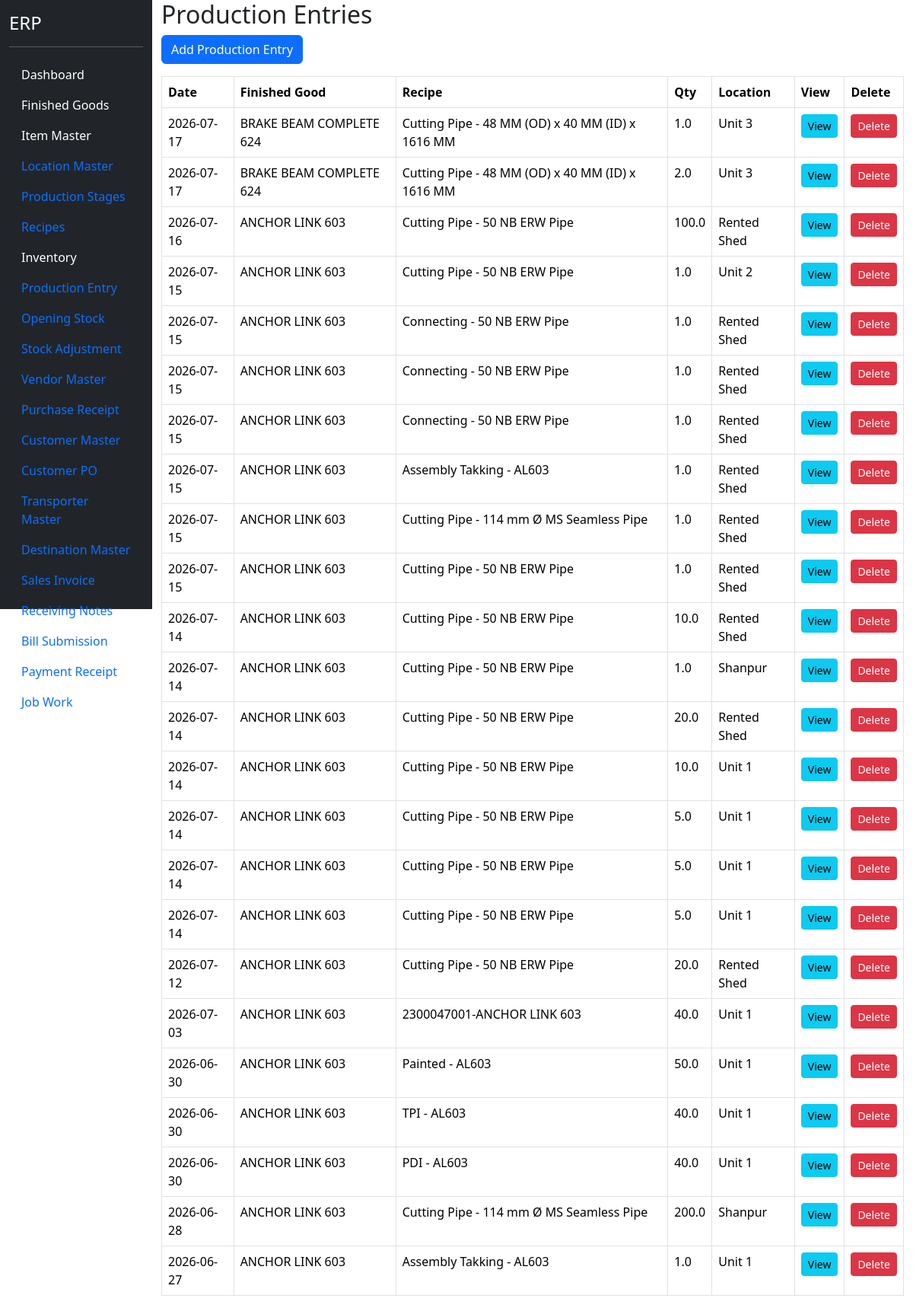
The page /production (signed in) on the database its author committed.
### models.py (models this page shows)
class ProductionEntry(db.Model):
    __tablename__ = "production_entry"
    id = db.Column(
        db.Integer,
        primary_key=True
    )
    production_date = db.Column(
        db.Date,
        nullable=False
    )
    recipe_id = db.Column(
        db.Integer,
        db.ForeignKey("recipe_header.id"),
        nullable=False
    )
    production_qty = db.Column(
        db.Float,
        nullable=False
    )
    location_id = db.Column(
        db.Integer,
        db.ForeignKey("location_master.id"),
        nullable=False
    )
    remarks = db.Column(
        db.String(500)
    )
    recipe = db.relationship(
        "RecipeHeader"
    )
    location = db.relationship(
        "LocationMaster"
    )
    details = db.relationship(
    "ProductionEntryDetail",
    backref="production_entry",
    cascade="all, delete-orphan"
    )

class FinishedGood(db.Model):
    __tablename__ = "finished_goods"
    id = db.Column(db.Integer, primary_key=True)
    fg_code = db.Column(
        db.String(50),
        unique=True,
        nullable=False
    )
    fg_name = db.Column(
        db.String(200),
        nullable=False
    )
    pl_number = db.Column(
        db.String(100),
        nullable=True
    )
    uvam_reference = db.Column(
        db.String(500),
        nullable=True
    )
    items = db.relationship(
    "ItemMaster",
    backref="finished_good",
    lazy=True
    )
    active = db.Column(
        db.Boolean,
        default=True
    )

class RecipeHeader(db.Model):
    __tablename__ = "recipe_header"
    id = db.Column(
        db.Integer,
        primary_key=True
    )
    output_item_id = db.Column(
        db.Integer,
        db.ForeignKey("item_master.id"),
        nullable=False
    )
    output_qty = db.Column(
        db.Float,
        nullable=False,
        default=1
    )
    recipe_name = db.Column(
        db.String(200)
    )
    production_stage_id = db.Column(
        db.Integer,
        db.ForeignKey(
            "production_stage_master.id"
        )
    )
    active = db.Column(
        db.Boolean,
        default=True
    )
    output_item = db.relationship(
        "ItemMaster"
    )
    production_stage = db.relationship(
        "ProductionStageMaster"
    )
    inputs = db.relationship(
    "RecipeInput",
    backref="recipe",
    cascade="all, delete-orphan"
    )
    byproducts = db.relationship(
    "RecipeByProduct",
    backref="recipe",
    cascade="all, delete-orphan"
    )

class LocationMaster(db.Model):
    __tablename__ = "location_master"
    id = db.Column(
        db.Integer,
        primary_key=True
    )
    location_code = db.Column(
        db.String(20),
        unique=True,
        nullable=False
    )
    location_name = db.Column(
        db.String(100),
        nullable=False
    )
    active = db.Column(
        db.Boolean,
        default=True
    )

### blueprints/masters/routes.py (the view)
@masters_bp.route("/production")
@login_required
def production():
    production_list = ProductionEntry.query.order_by(
        ProductionEntry.production_date.desc()
    ).all()
    return render_template(
        "production.html",
        production_list=production_list
    )

### app.py (called while the page is built)
@login_manager.user_loader
def load_user(user_id):
    return User.query.get(int(user_id))

### templates/production.html (shortened to what this page needs)
{% extends "base.html" %}
{% block content %}
<h2>
</h2>
<a
    href="/production/add"
    class="btn btn-primary mb-3">
    Add Production Entry
</a>
<table class="table table-bordered">
    <thead>
        <tr>
            <th>Date</th>
            <th>Finished Good</th>
            <th>Recipe</th>
            <th>Qty</th>
            <th>Location</th>
            <th>View</th>
            <th>Delete</th>
        </tr>
    </thead>
    <tbody>
    {% for row in production_list %}
        <tr>
            <td>
                {{ row.production_date }}
            </td>
             <td>
                {{ row.recipe.output_item.finished_good.fg_name }}
            </td>
            <td>
                {{ row.recipe.recipe_name }}
            </td>
            <td>
                {{ row.production_qty }}
            </td>
            <td>
                {{ row.location.location_name }}
            </td>
            <td>
                <a
                    href="/production/view/{{ row.id }}"
                    class="btn btn-info btn-sm">
                    View
                </a>
            </td>
            <td>
                <button
                    type="button"
                    class="btn btn-danger btn-sm delete-btn"
                    data-id="{{ row.id }}">
                    Delete
                </button>
            </td>
        </tr>
    {% endfor %}
    </tbody>
</table>
{% endblock %}

### rows shown on the page
ProductionEntry: production_date "2026-07-17", recipe.output_item.finished_good.fg_name "BRAKE BEAM COMPLETE 624", recipe.recipe_name "Cutting Pipe - 48 MM (OD) x 40 MM (ID) x 1616 MM", production_qty "1.0", location.location_name "Unit 3"
ProductionEntry: production_date "2026-07-17", recipe.output_item.finished_good.fg_name "BRAKE BEAM COMPLETE 624", recipe.recipe_name "Cutting Pipe - 48 MM (OD) x 40 MM (ID) x 1616 MM", production_qty "2.0", location.location_name "Unit 3"
ProductionEntry: production_date "2026-07-16", recipe.output_item.finished_good.fg_name "ANCHOR LINK 603", recipe.recipe_name "Cutting Pipe - 50 NB ERW Pipe", production_qty "100.0", location.location_name "Rented Shed"
ProductionEntry: production_date "2026-07-15", recipe.output_item.finished_good.fg_name "ANCHOR LINK 603", recipe.recipe_name "Cutting Pipe - 50 NB ERW Pipe", production_qty "1.0", location.location_name "Unit 2"
ProductionEntry: production_date "2026-07-15", recipe.output_item.finished_good.fg_name "ANCHOR LINK 603", recipe.recipe_name "Connecting - 50 NB ERW Pipe", production_qty "1.0", location.location_name "Rented Shed"
ProductionEntry: production_date "2026-07-15", recipe.output_item.finished_good.fg_name "ANCHOR LINK 603", recipe.recipe_name "Connecting - 50 NB ERW Pipe", production_qty "1.0", location.location_name "Rented Shed"
ProductionEntry: production_date "2026-07-15", recipe.output_item.finished_good.fg_name "ANCHOR LINK 603", recipe.recipe_name "Connecting - 50 NB ERW Pipe", production_qty "1.0", location.location_name "Rented Shed"
ProductionEntry: production_date "2026-07-15", recipe.output_item.finished_good.fg_name "ANCHOR LINK 603", recipe.recipe_name "Assembly Takking - AL603", production_qty "1.0", location.location_name "Rented Shed"
ProductionEntry: production_date "2026-07-15", recipe.output_item.finished_good.fg_name "ANCHOR LINK 603", recipe.recipe_name "Cutting Pipe - 114 mm Ø MS Seamless Pipe", production_qty "1.0", location.location_name "Rented Shed"
ProductionEntry: production_date "2026-07-15", recipe.output_item.finished_good.fg_name "ANCHOR LINK 603", recipe.recipe_name "Cutting Pipe - 50 NB ERW Pipe", production_qty "1.0", location.location_name "Rented Shed"
ProductionEntry: production_date "2026-07-14", recipe.output_item.finished_good.fg_name "ANCHOR LINK 603", recipe.recipe_name "Cutting Pipe - 50 NB ERW Pipe", production_qty "10.0", location.location_name "Rented Shed"
ProductionEntry: production_date "2026-07-14", recipe.output_item.finished_good.fg_name "ANCHOR LINK 603", recipe.recipe_name "Cutting Pipe - 50 NB ERW Pipe", production_qty "1.0", location.location_name "Shanpur"
ProductionEntry: production_date "2026-07-14", recipe.output_item.finished_good.fg_name "ANCHOR LINK 603", recipe.recipe_name "Cutting Pipe - 50 NB ERW Pipe", production_qty "20.0", location.location_name "Rented Shed"
ProductionEntry: production_date "2026-07-14", recipe.output_item.finished_good.fg_name "ANCHOR LINK 603", recipe.recipe_name "Cutting Pipe - 50 NB ERW Pipe", production_qty "10.0", location.location_name "Unit 1"
ProductionEntry: production_date "2026-07-14", recipe.output_item.finished_good.fg_name "ANCHOR LINK 603", recipe.recipe_name "Cutting Pipe - 50 NB ERW Pipe", production_qty "5.0", location.location_name "Unit 1"
ProductionEntry: production_date "2026-07-14", recipe.output_item.finished_good.fg_name "ANCHOR LINK 603", recipe.recipe_name "Cutting Pipe - 50 NB ERW Pipe", production_qty "5.0", location.location_name "Unit 1"
ProductionEntry: production_date "2026-07-14", recipe.output_item.finished_good.fg_name "ANCHOR LINK 603", recipe.recipe_name "Cutting Pipe - 50 NB ERW Pipe", production_qty "5.0", location.location_name "Unit 1"
ProductionEntry: production_date "2026-07-12", recipe.output_item.finished_good.fg_name "ANCHOR LINK 603", recipe.recipe_name "Cutting Pipe - 50 NB ERW Pipe", production_qty "20.0", location.location_name "Rented Shed"
ProductionEntry: production_date "2026-07-03", recipe.output_item.finished_good.fg_name "ANCHOR LINK 603", recipe.recipe_name "2300047001-ANCHOR LINK 603", production_qty "40.0", location.location_name "Unit 1"
ProductionEntry: production_date "2026-06-30", recipe.output_item.finished_good.fg_name "ANCHOR LINK 603", recipe.recipe_name "Painted - AL603", production_qty "50.0", location.location_name "Unit 1"
ProductionEntry: production_date "2026-06-30", recipe.output_item.finished_good.fg_name "ANCHOR LINK 603", recipe.recipe_name "TPI - AL603", production_qty "40.0", location.location_name "Unit 1"
ProductionEntry: production_date "2026-06-30", recipe.output_item.finished_good.fg_name "ANCHOR LINK 603", recipe.recipe_name "PDI - AL603", production_qty "40.0", location.location_name "Unit 1"
ProductionEntry: production_date "2026-06-28", recipe.output_item.finished_good.fg_name "ANCHOR LINK 603", recipe.recipe_name "Cutting Pipe - 114 mm Ø MS Seamless Pipe", production_qty "200.0", location.location_name "Shanpur"
ProductionEntry: production_date "2026-06-27", recipe.output_item.finished_good.fg_name "ANCHOR LINK 603", recipe.recipe_name "Assembly Takking - AL603", production_qty "1.0", location.location_name "Unit 1"
